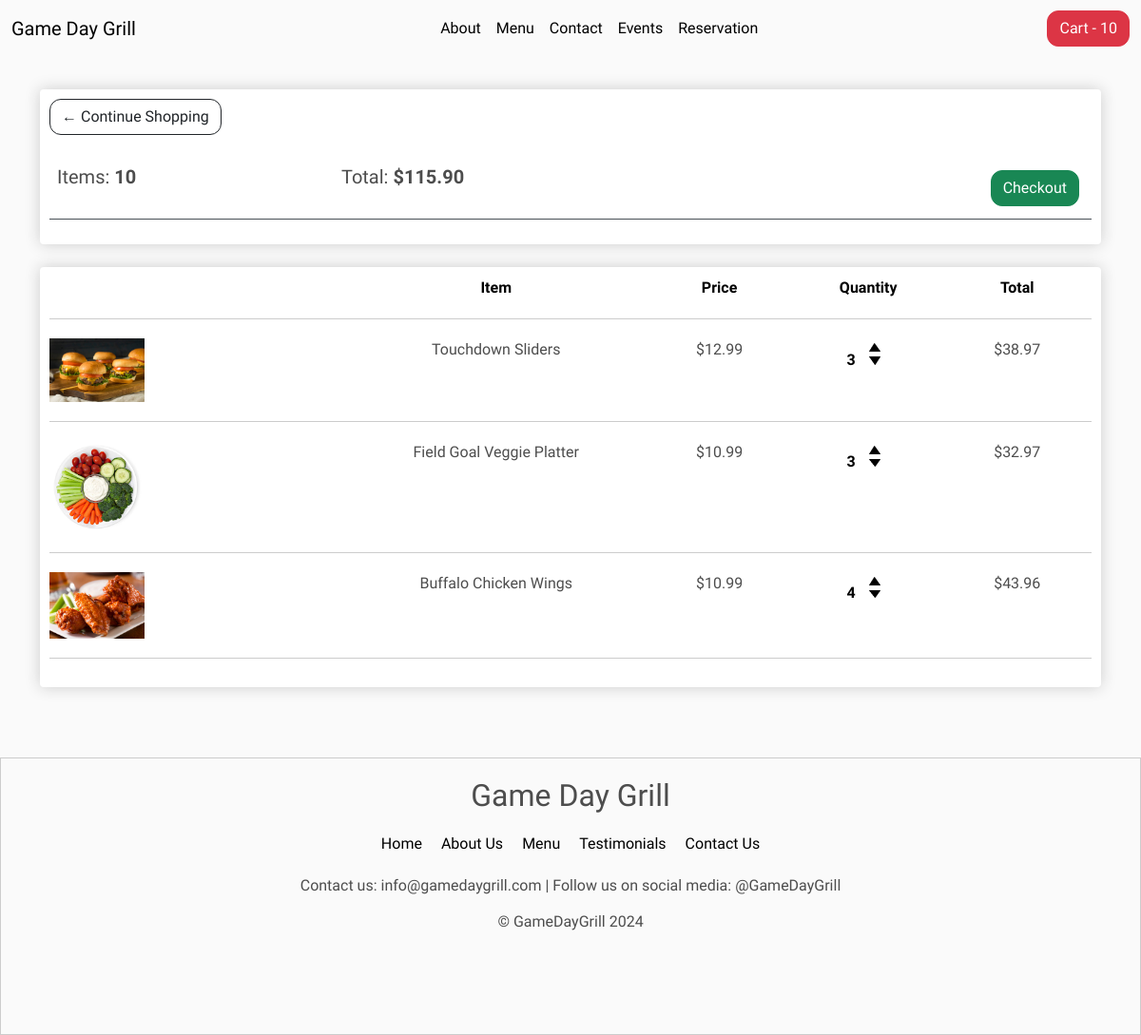
/cart/ (signed in), run on an earlier commit of the app's database.
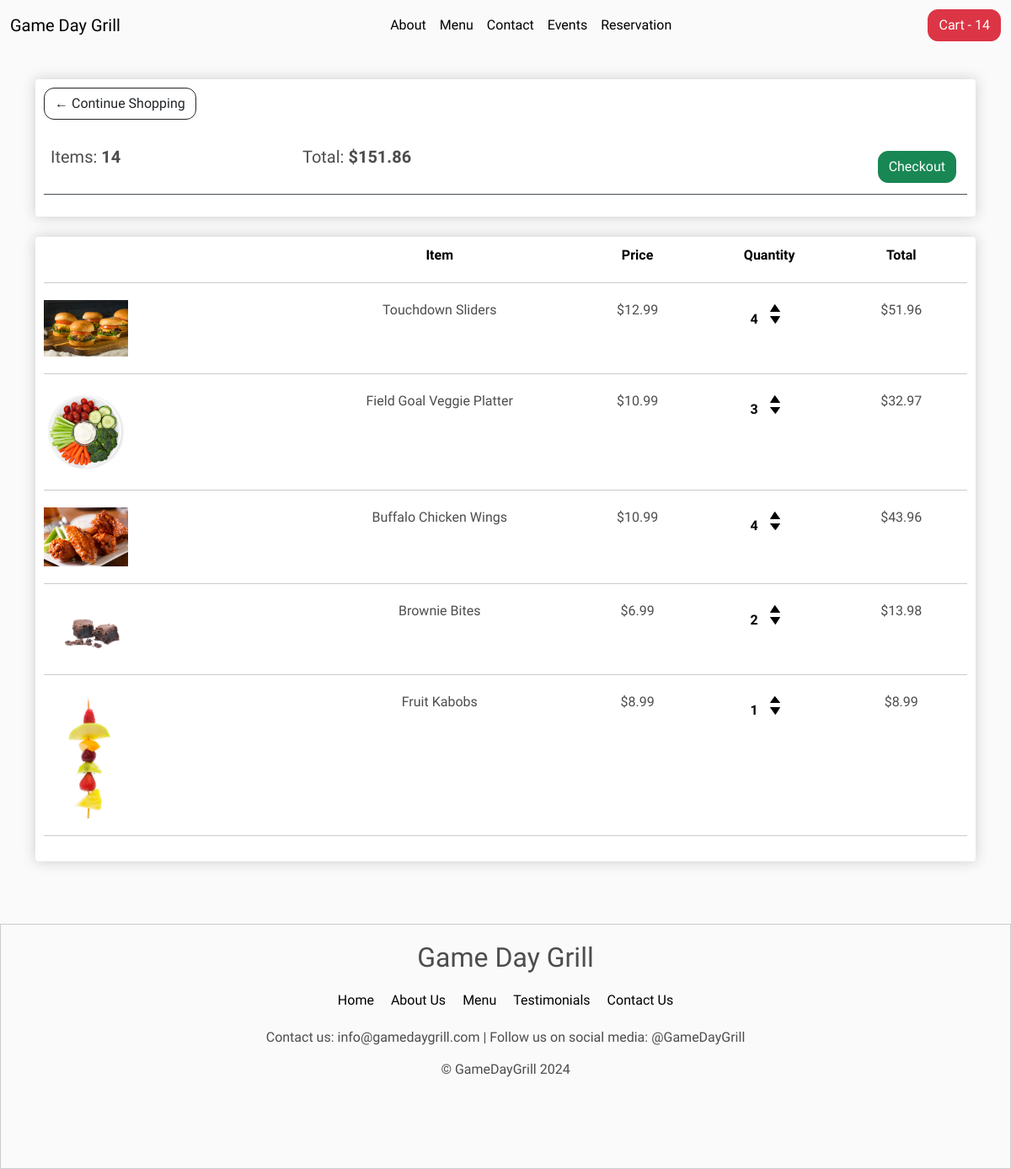
And on a later commit of the database.
### store/models.py (models this page shows, shortened)
class Order(models.Model):
    customer = models.ForeignKey(Customer, on_delete=models.SET_NULL, blank=True, null=True)
    date_ordered = models.DateTimeField(auto_now_add=True)
    complete = models.BooleanField(default=False)
    transaction_id = models.CharField(max_length=100, null=True)
    @property
    def get_cart_total(self):
        orderitems = self.orderitem_set.all()
        total = sum([item.get_total for item in orderitems])
        return total
    @property
    def get_cart_items(self):
        orderitems = self.orderitem_set.all()
        total = sum([item.quantity for item in orderitems])
        return total

class OrderItem(models.Model):
    product = models.ForeignKey(Product, on_delete=models.SET_NULL, blank=True, null=True)
    order = models.ForeignKey(Order, on_delete=models.SET_NULL, null=True)
    quantity = models.IntegerField(default=0, null=True, blank=True)
    date_added = models.DateTimeField(auto_now_add=True)
    @property
    def get_total(self):
        total = self.product.price * self.quantity
        return total

class Product(models.Model):
    name = models.CharField(max_length=100, null=True)
    price = models.DecimalField(max_digits=7, decimal_places=2)
    type = models.CharField(max_length=2, choices=PRODUCT_TYPES, null=True)
    image = models.ImageField(null=True, blank=True)
    description = models.CharField(max_length=1000, null=True, blank=True)
    vegetarian = models.BooleanField(default=False)
    @property
    def imageURL(self):
        try:
            url = self.image.url
        except:
            url = ''
        return url

### store/views.py (the view)
# urls.py: path('cart/', views.cart, name='cart'),
def cart(request):
    data = cartData(request)
    cartItems = data['cartItems']
    order = data['order']
    items = data['items']
    context = {'items': items, 'order': order, 'cartItems': cartItems}
    return render(request, 'store/cart.html', context)

### store/utils.py (called while the page is built)
def cartData(request):
    if request.user.is_authenticated:
        customer = request.user.customer
        order, created = Order.objects.get_or_create(customer=customer, complete=False)
        items = order.orderitem_set.all()
        cartItems = order.get_cart_items
    else:
        cookieData = cookieCart(request)
        cartItems = cookieData['cartItems']
        order = cookieData['order']
        items = cookieData['items']
    return {'cartItems':cartItems, 'order':order, 'items':items}

### store/templates/store/cart.html (shortened to what this page needs)
{% extends 'store/main.html' %}
{% load static %}
{% block center %}
	<div class="row">
		<div class="col-lg-12">
			<div class="box-element">
				<a class="btn btn-outline-dark" href="{% url 'store' %}">&#x2190; Continue Shopping</a>
				<br>
				<br>
				<table class="table">
					<tr>
						<th><h5>Items: <strong>{{ order.get_cart_items }}</strong></h5></th>
						<th><h5>Total:<strong> ${{ order.get_cart_total }}</strong></h5></th>
						<th>
							<a  style="float:right; margin:5px;" class="btn btn-success" href="{% url 'checkout' %}">Checkout</a>
						</th>
					</tr>
				</table>
			</div>
			<br>
			<div class="box-element">
				<div class="cart-row">
					<div style="flex:2"></div>
					<div style="flex:2; color: black; text-align: center;"><strong>Item</strong></div>
					<div style="flex:1; color: black; text-align: center;"><strong>Price</strong></div>
					<div style="flex:1; color: black; text-align: center;"><strong>Quantity</strong></div>
					<div style="flex:1; color: black; text-align: center;"><strong>Total</strong></div>
				</div>
				{% for item in items %}
					<div class="cart-row">
						<div style="flex:2"><img class="row-image" src="{{ item.product.imageURL }}"></div>
						<div style="flex:2; text-align: center;"><p>{{ item.product.name }}</p></div>
						<div style="flex:1; color: black;"><p>${{ item.product.price|floatformat:2 }}</p></div>
						<div style="flex:1; text-align: center;">
							<p class="quantity" style="color: black;">{{ item.quantity }}</p>
							<div class="quantity">
								<img data-product="{{ item.product.id }}" data-action="add" class="chg-quantity update-cart" src="{% static  'images/arrow-up.png' %}">
								<img data-product="{{ item.product.id }}" data-action="remove" class="chg-quantity update-cart" src="{% static  'images/arrow-down.png' %}">
							</div>
						</div>
						<div style="flex:1; color: black;"><p>${{ item.get_total }}</p></div>
					</div>
				{% endfor %}
			</div>
		</div>
	</div>
{% endblock center %}

What changed in the data, as far as the page shows it:
changed through a linked row, Order: get_cart_items "10" → "14"; get_cart_total "115.90" → "151.86"
changed OrderItem "Touchdown Sliders": quantity "3" → "4"; get_total "38.97" → "51.96"
added OrderItem: product.imageURL (picture), product.name "Brownie Bites", product.price "6.99", quantity "2", get_total "13.98"
added OrderItem: product.imageURL (picture), product.name "Fruit Kabobs", product.price "8.99", quantity "1", get_total "8.99"
Also different on the page:
{{ cartItems }}: "10" → "14"
